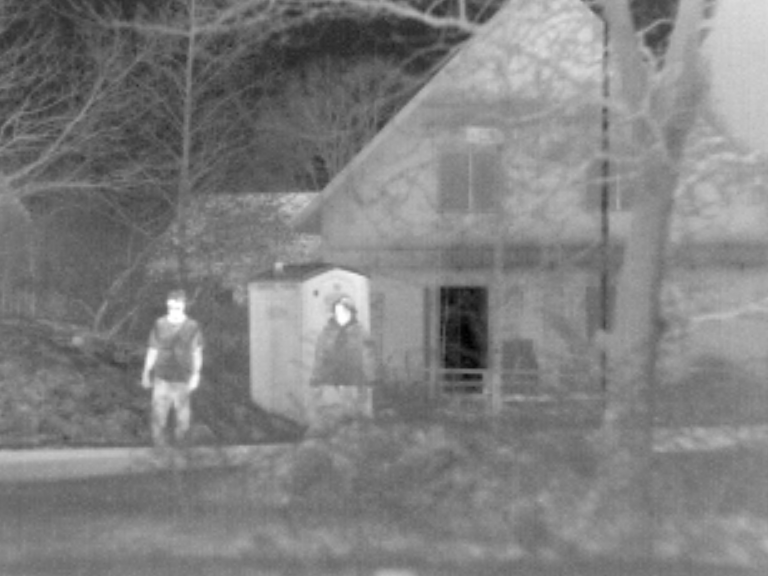
#> input picture dataset/TNO/ir/01.png, 768 x 576 px
$ python -i optimizer.py   (imports and definitions only)   (older library calls are emulated)
#> lines starting #> are read from the running program, lines starting #| are printed output that depends on the picture
#> further down, picture is the input picture: shape (576, 768, 3); min 0, max 255, mean 127.7
from __future__ import annotations

from dataclasses import dataclass
from typing import Callable

import cv2
import numpy as np
from scipy.optimize import minimize


ProgressCallback = Callable[[str, int, int], None]


@dataclass
class OptimizationResult:
    dx: int
    dy: int
    scale_x: float
    scale_y: float
    angle: float
    score: float
    success: bool
    message: str
    iterations: int
    evaluations: int


def _prepare_feature_image(image: np.ndarray) -> np.ndarray:
    if image.ndim == 3:
        gray = cv2.cvtColor(image, cv2.COLOR_BGR2GRAY)
    else:
        gray = image.copy()

    gray = cv2.GaussianBlur(gray, (5, 5), 0)
    gray = gray.astype(np.float32) / 255.0
    gray = cv2.normalize(gray, None, 0.0, 1.0, cv2.NORM_MINMAX)

    grad_x = cv2.Sobel(gray, cv2.CV_32F, 1, 0, ksize=3)
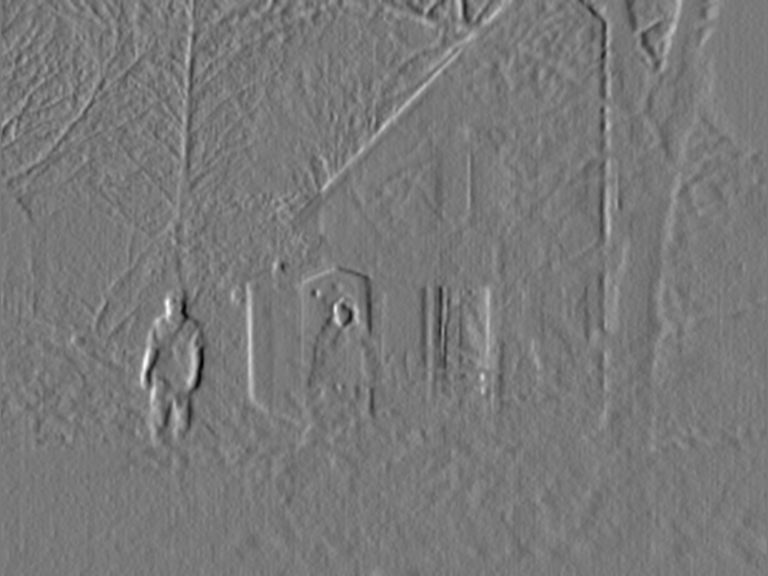
#> grad_x: shape (576, 768) float32; min -0.861, max 0.952, mean 0.00205; drawn with min black and max white
    grad_y = cv2.Sobel(gray, cv2.CV_32F, 0, 1, ksize=3)
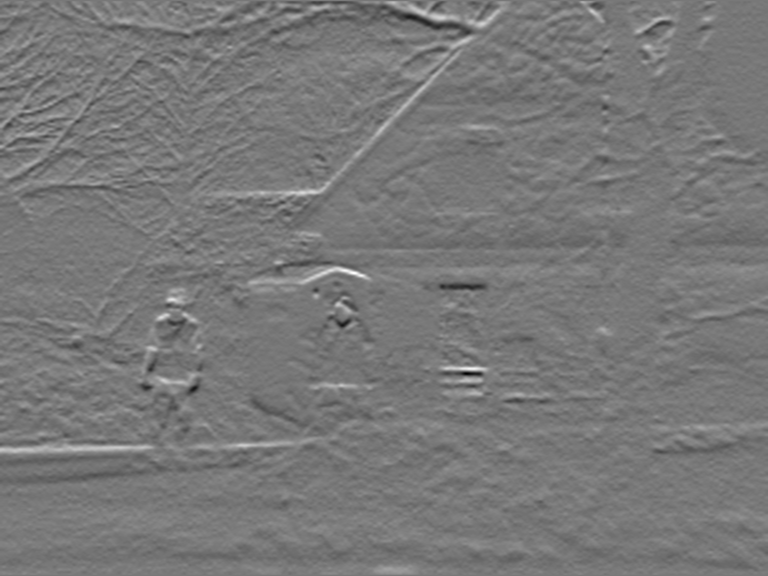
#> grad_y: shape (576, 768) float32; min -0.833, max 0.929, mean 0.000452; drawn with min black and max white
    magnitude = cv2.magnitude(grad_x, grad_y)
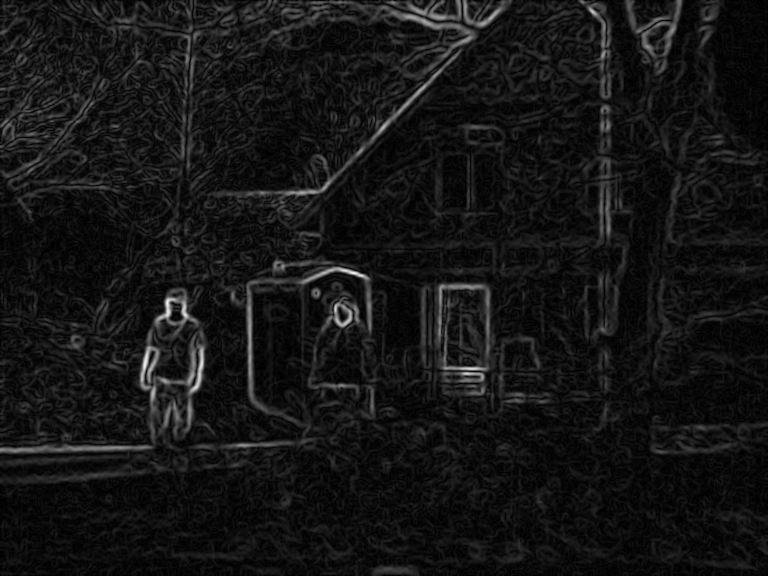
#> magnitude: shape (576, 768) float32; min 0, max 0.956, mean 0.083
    magnitude = cv2.normalize(magnitude, None, 0.0, 1.0, cv2.NORM_MINMAX)

    feature = 0.55 * gray + 0.45 * magnitude
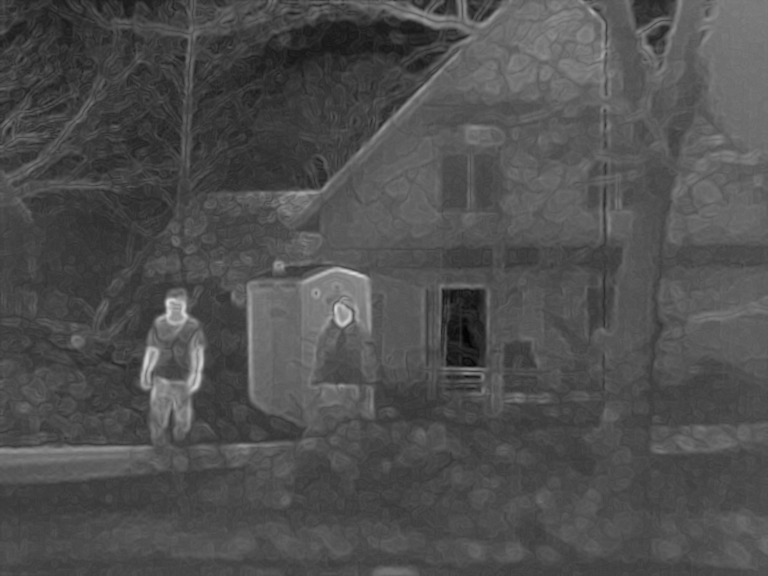
#> feature: shape (576, 768) float32; min 0.00218, max 0.863, mean 0.311
    feature = cv2.normalize(feature, None, 0.0, 1.0, cv2.NORM_MINMAX)
    return feature.astype(np.float32)


# [264 lines left out: functions _prepare_ecc_image, _resize_pair, _build_transform, _warp_feature, _compute_similarity, _estimate_initial_guess_with_ecc and 1 more, not called in this run]

>>> import cv2
>>> picture = cv2.imread('../../dataset/TNO/ir/01.png')
>>> result = _prepare_feature_image(picture)

$ run again, on dataset/TNO/ir/02.png
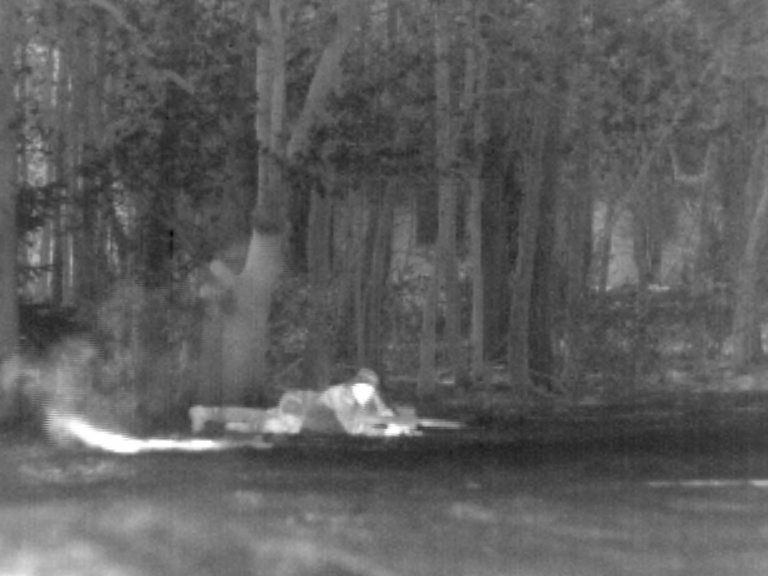
#> input picture dataset/TNO/ir/02.png, 768 x 576 px
#> picture is the input picture: shape (576, 768, 3); min 0, max 255, mean 93.2
#> in _prepare_feature_image, `magnitude = cv2.magnitude(grad_x, grad_y)`:
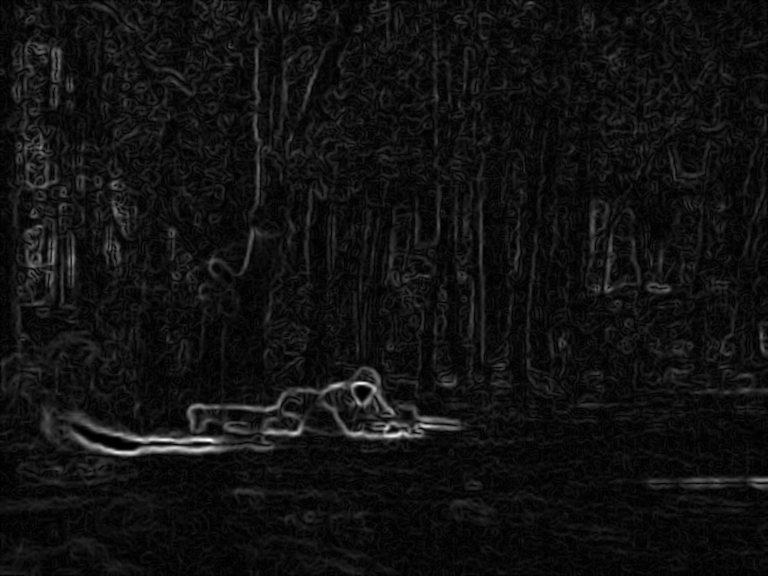
#> magnitude: shape (576, 768) float32; min 0, max 1.28, mean 0.0874; drawn with min black and max white
#> in _prepare_feature_image, `feature = 0.55 * gray + 0.45 * magnitude`:
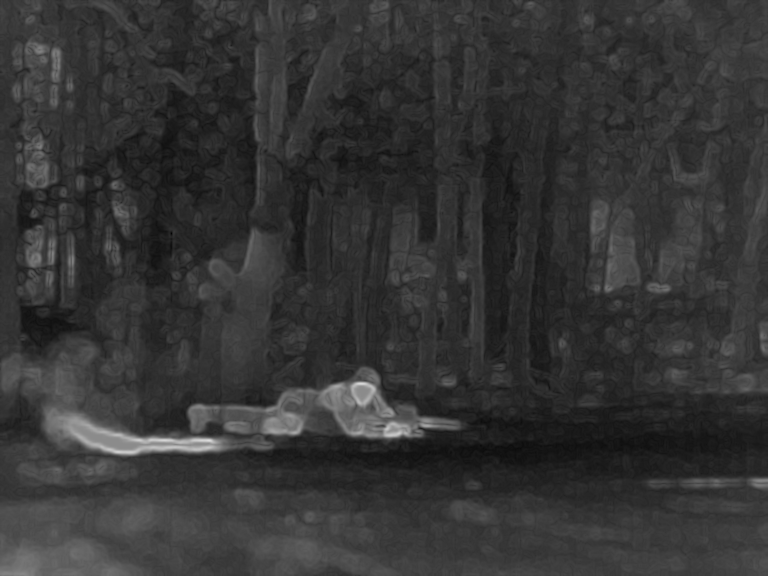
#> feature: shape (576, 768) float32; min 0.0088, max 0.866, mean 0.208

$ run again, on dataset/TNO/ir/03.png
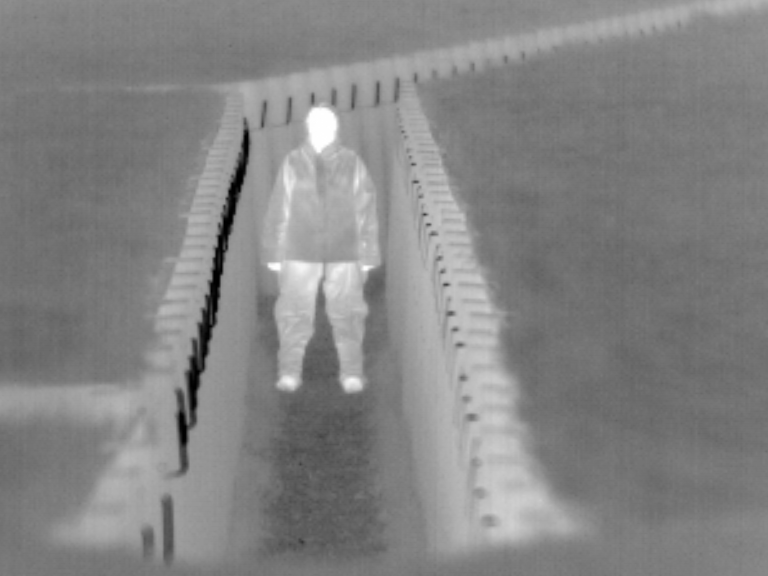
#> input picture dataset/TNO/ir/03.png, 768 x 576 px
#> picture is the input picture: shape (576, 768, 3); min 0, max 255, mean 131.9
#> in _prepare_feature_image, `magnitude = cv2.magnitude(grad_x, grad_y)`:
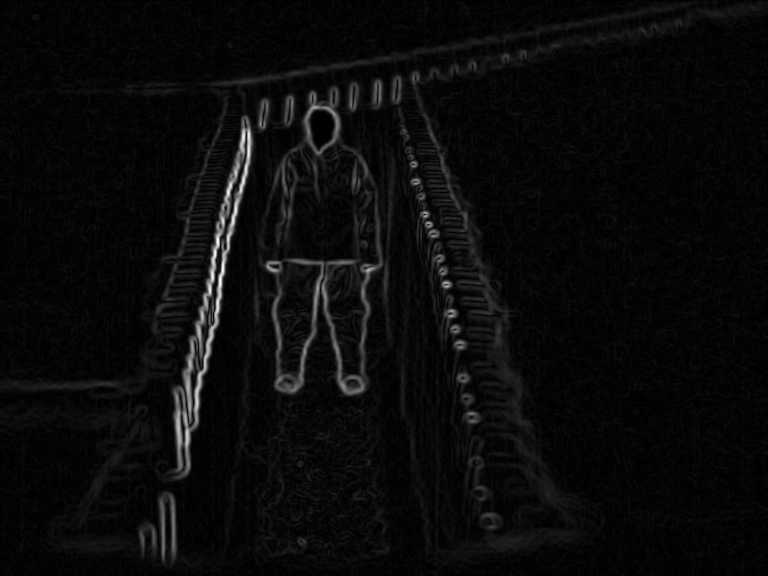
#> magnitude: shape (576, 768) float32; min 0, max 1.21, mean 0.0504; drawn with min black and max white
#> in _prepare_feature_image, `feature = cv2.normalize(feature, None, 0.0, 1.0, cv2.NORM_MINMAX)`:
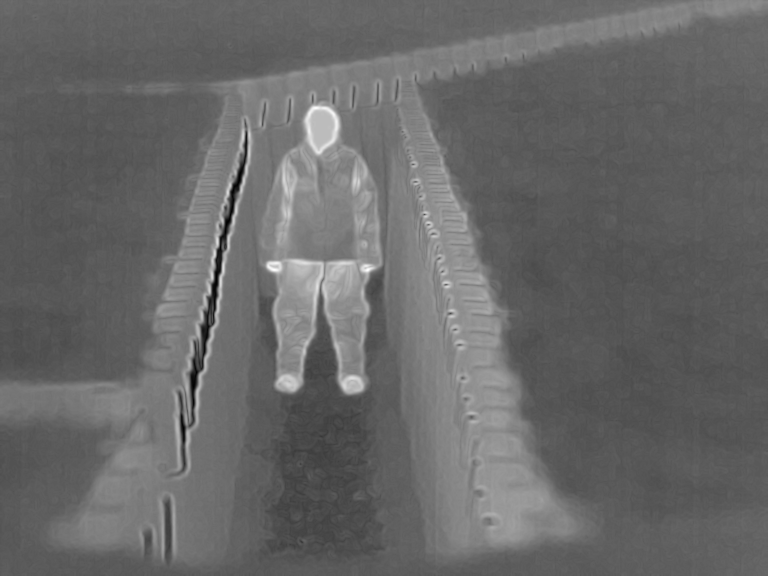
#> feature: shape (576, 768) float32; min -8.93e-11, max 1, mean 0.408; drawn with min black and max white

$ run again, on dataset/TNO/ir/04.png
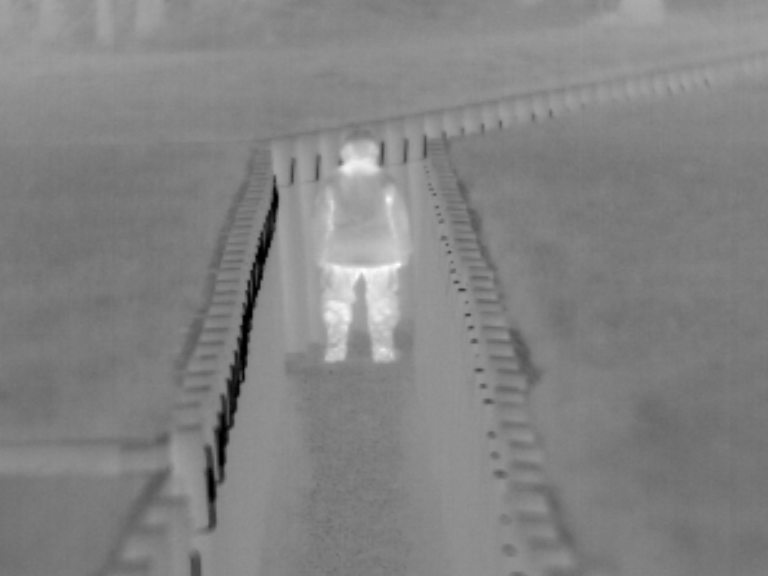
#> input picture dataset/TNO/ir/04.png, 768 x 576 px
#> picture is the input picture: shape (576, 768, 3); min 0, max 255, mean 130.9
#> in _prepare_feature_image, `magnitude = cv2.magnitude(grad_x, grad_y)`:
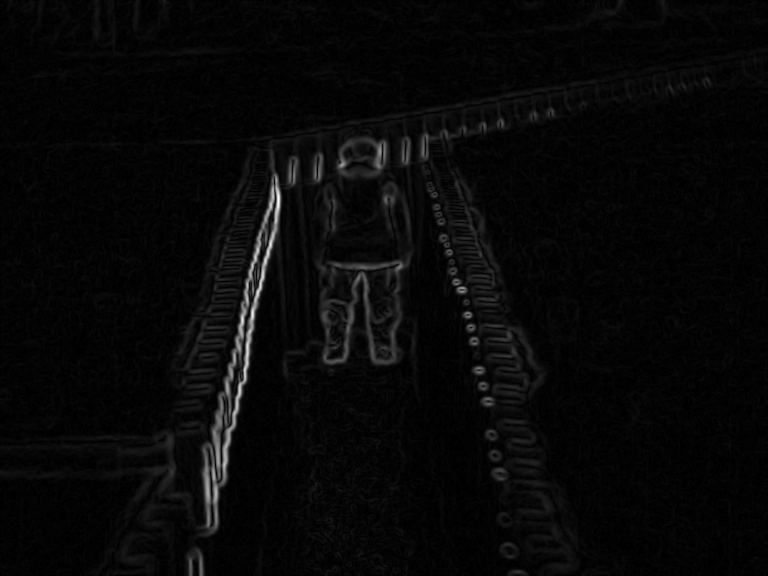
#> magnitude: shape (576, 768) float32; min 0, max 1.22, mean 0.0389; drawn with min black and max white
#> in _prepare_feature_image, `feature = cv2.normalize(feature, None, 0.0, 1.0, cv2.NORM_MINMAX)`:
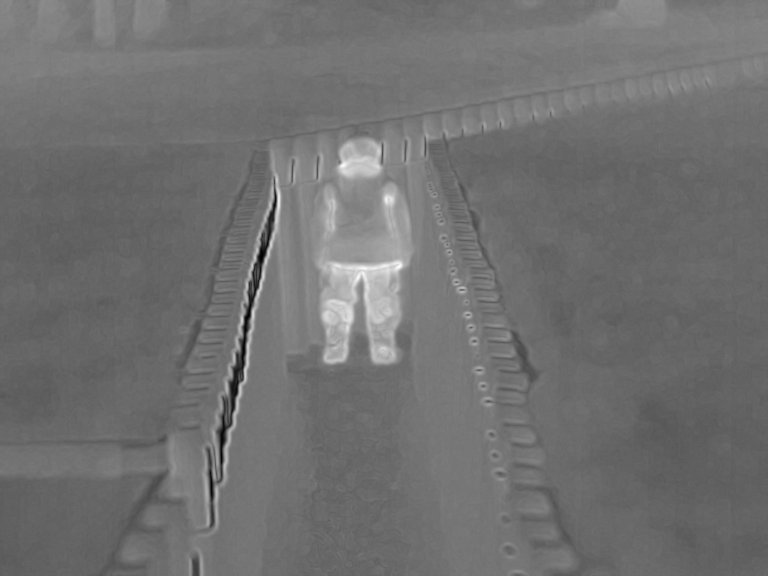
#> feature: shape (576, 768) float32; min 0, max 1, mean 0.442
